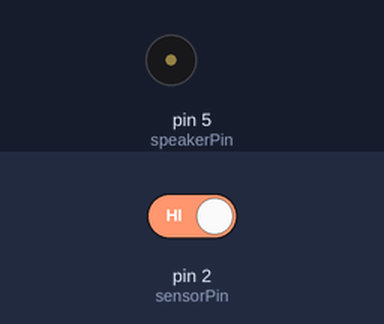
The sketch below on a simulated Arduino Uno, built with avr-gcc and run on an emulated ATmega328P. Parts: buzzer (waves = sounding). The inputs (shaded band) are chosen by the test bench; at power-on: pin 2 (sensorPin) HIGH. Random numbers use the default seed unless the sketch sets one.

Above: at 10.8 s.
10.9 s: pin 2 (sensorPin) driven LOW
At 15.12 s:
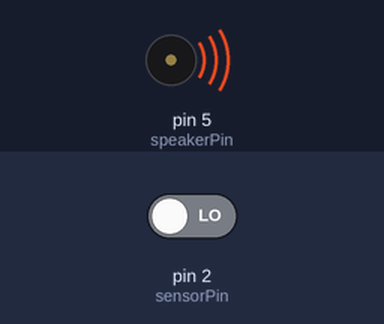
17.4 s: pin 2 (sensorPin) driven HIGH
Timing chart, 0 to 20.4 s (numbered marks = the images above; inputs shaded):
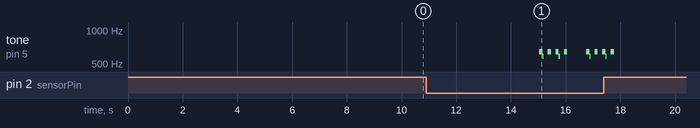

Measured:
- after the input at 10.9 s, tone on pin 5 (speakerPin): plays 639 Hz for 0.12 s, 585 Hz for 0.04 s, 639 Hz for 0.12 s, 639 Hz for 0.12 s, 585 Hz for 0.04 s, 639 Hz for 0.12 s … (10 notes in this stretch), starting after 4.1 s

The sketch:

Ch5Proj4_060520.ino
```cpp
const int speakerPin = 5;
const int sensorPin = 2;

const int highChirp = 20;
const int lowChirp = 14;

const int chirpCycle = 70;
const int chirpPause = 8;
const int numChirps = 10;
const int midChirp = 150;
const int skittish = 5000; // global constants

 void setup() {
  // put your setup code here, to run once:
  pinMode(speakerPin, OUTPUT);
  pinMode(sensorPin, INPUT);  //pinMode declarations
 }

void loop() {
  // put your main code here, to run repeatedly:
  while (digitalRead(sensorPin) == LOW) {  // when motion not detected (LOW) execute the following...
    for (int i=1; i<numChirps; i++) {     // begin the chirp cycle as many times as spec'd

      for (int j=1; j<=highChirp; j++) {  //turn on the speakerPin on/off multiple times to create highpitch sounds
        digitalWrite(speakerPin, HIGH); // switch on speakerPin
        delayMicroseconds(chirpCycle * 10); //hold for time calculated based on global const.
        digitalWrite(speakerPin, LOW); // switch off speakerPin
        delayMicroseconds(1000-(chirpCycle * 10)); //hold for time calculated based on global const.
      }
      digitalWrite(speakerPin, LOW); //

      if (i == numChirps/2) delay(midChirp); // check if cycle count (i) has run halfway -> if so, delay for 150mS.
      else delay(lowChirp); // if not at 50%, carry on with normal delay @ 14mS
    }
    if ((random(chirpPause)) == 1) delay(random(200, 1000));
    else delay(midChirp); }
    delay(skittish);      //wait 5s before checking for sensorPin state (while loop)/
}
```
